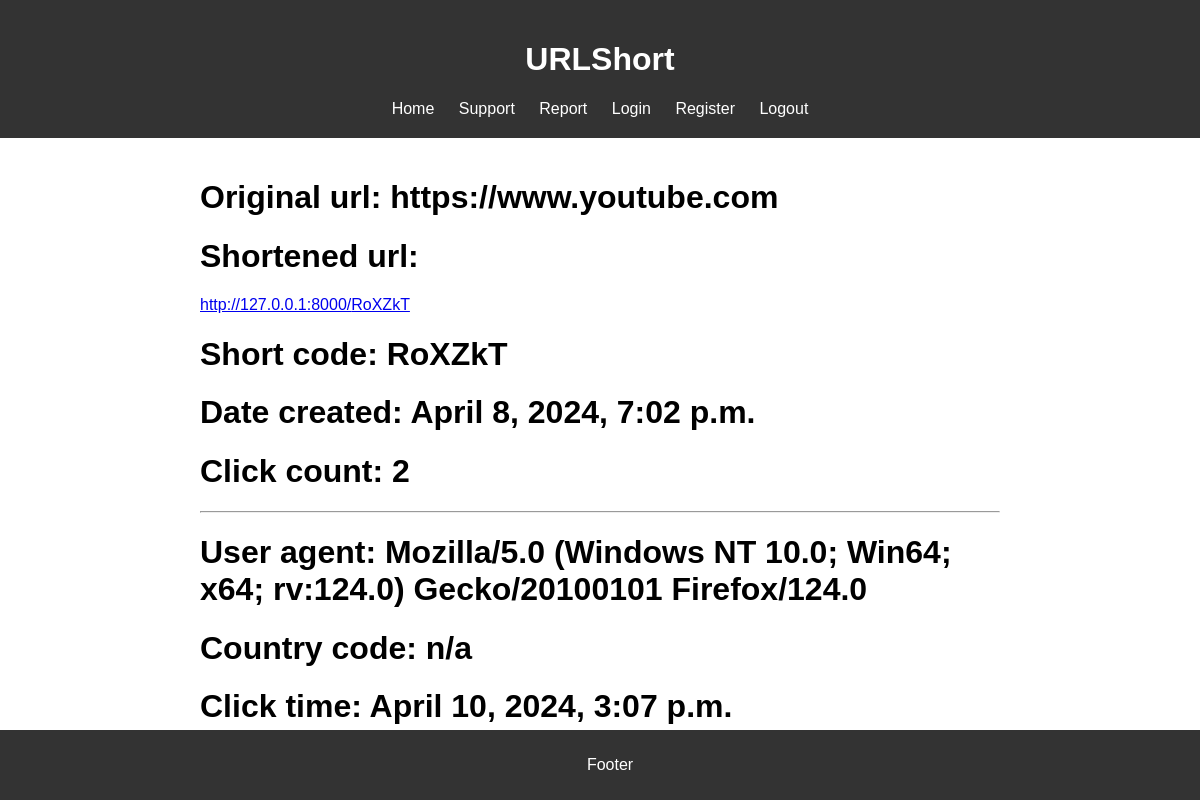
/url/2/ (signed in), run on the app's committed database.
### urlshortapp/models.py (models this page shows, shortened)
class Url(models.Model):
    user = models.ForeignKey(User, on_delete=models.CASCADE, null=True, blank=True)
    original_url = models.URLField()
    short_code = models.CharField(max_length=10, unique=True)
    created_at = models.DateTimeField(auto_now_add=True)
    click_count = models.PositiveIntegerField(default=0, blank=False, null=False)

class ClickStats(models.Model):
    url = models.ForeignKey(Url, on_delete=models.CASCADE)
    click_time = models.DateTimeField(auto_now_add=True)
    country_code = models.CharField(max_length=3, blank=True, null=True)
    user_agent = models.TextField(blank=True, null=True)

### urlshortapp/views.py (the view)
# urls.py: path('url/<int:pk>/', UrlDetailView.as_view(), name='url'),
class UrlDetailView(LoginRequiredMixin, DetailView):
    model = Url
    context_object_name = 'url'
    def get_context_data(self, **kwargs):
        context = super().get_context_data(**kwargs)
        url = self.get_object()
        click_stats = url.clickstats_set.all()
        context['click_stats'] = click_stats
        return context

### urlshortapp/templates/urlshortapp/url_detail.html (shortened to what this page needs)
{% extends 'urlshortapp/base.html' %}
{% block content %}
<h1>Original url: {{ url.original_url }}</h1>
<h1>Shortened url: </h1><a
        href="http://127.0.0.1:8000/{{ url.short_code }}">http://127.0.0.1:8000/{{ url.short_code }}</a>
<h1>Short code: {{ url.short_code }}</h1>
<h1>Date created: {{ url.created_at }}</h1>
<h1>Click count: {{ url.click_count }}</h1>
{% for click in click_stats %}
    <hr>
    <h1>User agent: {{ click.user_agent }}</h1>
    <h1>Country code: {{ click.country_code }}</h1>
    <h1>Click time: {{ click.click_time }}</h1>
{% endfor %}
{% endblock %}

### urlshortapp/static/css/styles.css (style rules this page uses)
body { margin: 0; padding: 0; font-family: Arial, sans-serif; }

### data on the page
Url: original_url "https://www.youtube.com", short_code "RoXZkT", created_at "April 8, 2024, 7:02 p.m.", click_count "2"
ClickStats: user_agent "Mozilla/5.0 (Windows NT 10.0; Win64; x64; rv:124.0) Gecko/20100101 Firefox/124.0", country_code "n/a", click_time "April 10, 2024, 3:07 p.m."
